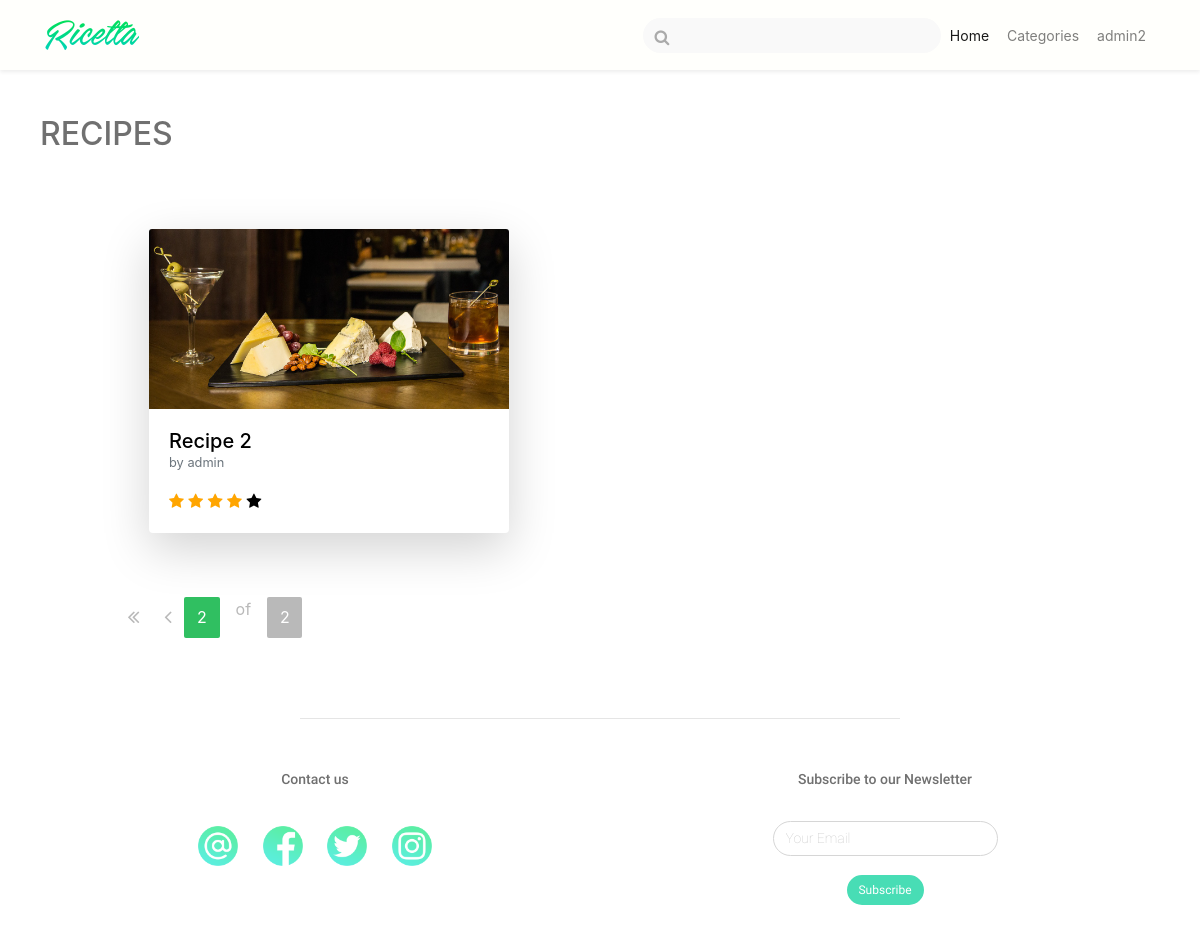
/recipelisttest?page=2 (signed in), run on an earlier commit of the app's database.
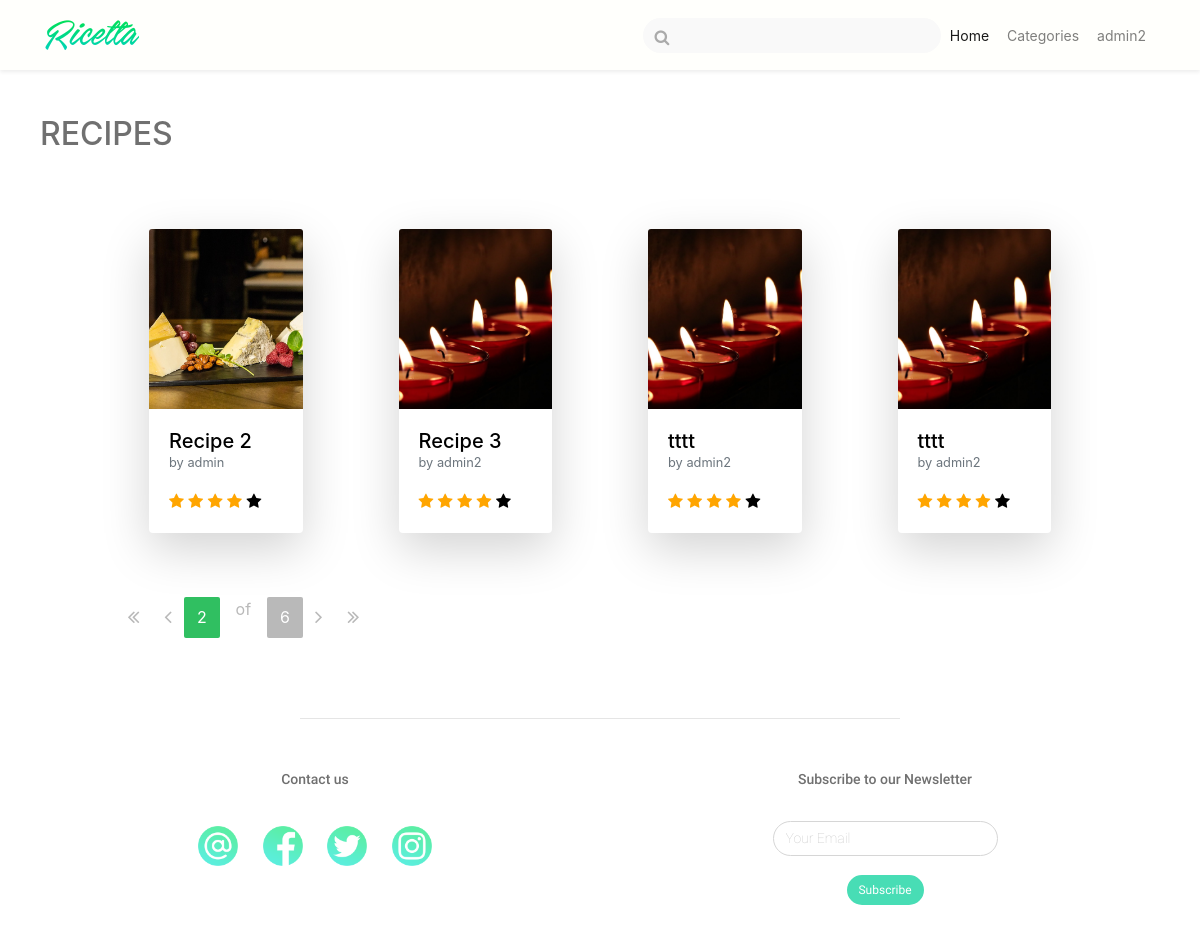
And on a later commit of the database.
### recipes/models.py (models this page shows, shortened)
class Recipe(models.Model):
    name = models.CharField(max_length=100)
    description = models.TextField(null=True)
    category = models.ForeignKey(Category, on_delete=models.SET_NULL, related_name='categories', null=True)
    date_added = models.DateTimeField(default=dt.now())
    added_by = models.ForeignKey(User, on_delete=models.CASCADE)
    servings = models.IntegerField(validators=[MinValueValidator(0)], null=False, default=0)
    prep_time = models.DurationField()
    cook_time = models.DurationField()
    read_time = models.DurationField()
    picture = models.ImageField(upload_to='recipe_img', null=True)
    is_archived = models.BooleanField(default=False)

### recipes/views.py (the view)
# urls.py: path('recipelisttest', views.recipe_list, name='testrecipe'),
@login_required
def recipe_list(request): #category_id
    recipe_list = Recipe.objects.all()
    page = request.GET.get('page', 1)
    paginator = Paginator(recipe_list, 4)
    try:
        recipes = paginator.page(page)
    except PageNotAnInteger:
        recipes = paginator.page(1)
    except EmptyPage:
        recipes = paginator.page(paginator.num_pages)
    return render(request, 'recipelisttest.html', {'latest_recipes': recipes})
    pass

### recipes/templates/recipelisttest.html (shortened to what this page needs)
{% extends 'base-2.html' %}
{% load static %}
{% block body %}
<div class="container-fluid nav-padding">
  <div class="header-normal">
      <h2 class="header2-font"> RECIPES </h2>
  </div>
  <div id="recipesHome" class="container-fluid">
      <div class="row py-5">
          <div class="card-deck px-3">
          {% for recipe in latest_recipes %}
              <div class="card shadow-lg mx-5">
                  <a href="{% url 'recipes:detail' recipe.id %}" class="a-des">
                      {% if recipe.picture %}
                          <img class="card-img-top" src="{{ recipe.picture.url }}" alt="Card image cap">
                      {% else %}
                          <img class="card-img-top" src="{% static 'img/salad.jpg' %}" alt="Card image cap">
                      {% endif %}
                      <div class="card-body">
                          <h5 class="card-title mb-0">{{ recipe.name|truncatechars:15 }}</h5>
                          <p class="card-text mt-0"><small class="text-muted">by {{ recipe.added_by }}</small></p>
                          <span class="fa fa-star checked"></span>
                          <span class="fa fa-star checked"></span>
                          <span class="fa fa-star checked"></span>
                          <span class="fa fa-star checked"></span>
                          <span class="fa fa-star"></span>
                      </div>
                  </a>
              </div>
          {% endfor %}
          </div>
      </div>
      <div class="pagination">
      {% if latest_recipes.has_previous %}
        <a class="pagination-action" href="?page=1">
        <i class="fa fa-angle-double-left" aria-hidden="true"></i>
        </a>
        <a class="pagination-action" href="?page={{ latest_recipes.previous_page_number }}">
          <i class="fa fa-angle-left" aria-hidden="true"></i>
        </a>
      {% endif %}
      <span class="pagination-current">{{ latest_recipes.number }}</span>
      <span class="pagination-of">of</span>
      <span class="pagination-total">{{ latest_recipes.paginator.num_pages }}</span>
      {% if latest_recipes.has_next %}
        <a class="pagination-action" href="?page={{ latest_recipes.next_page_number }}">
          <i class="fa fa-angle-right" aria-hidden="true"></i>
        </a>
        <a class="pagination-action" href="?page={{ latest_recipes.paginator.num_pages }}">
          <i class="fa fa-angle-double-right" aria-hidden="true"></i>
        </a>
      {% endif %}
    </div>
    </div>
</div>
{% endblock %}

### recipes/templates/base-2.html (shortened to what this page needs)
{% load static %}
<html>
    <head>
        <link href="//maxcdn.bootstrapcdn.com/font-awesome/4.7.0/css/font-awesome.min.css" rel="stylesheet">
        <link rel="stylesheet" type="text/css" href="{% static 'recipes/bootstrap-4.1.0-dist/css/bootstrap.min.css' %}">
        <link rel="stylesheet" type="text/css" href="{% static 'css/fonts.css' %}">
        <link rel="stylesheet" type="text/css" href="{% static 'css/pages.css' %}">
    </head>
    <body>
        <nav class="ricetta-nav navbar navbar-expand-md navbar-light shadow-sm fixed-top">
            <div class="container">
                <a class="navbar-brand font-stackyard ricetta-header-sm" href="#">Ricetta</a>
                <div class="collapse navbar-collapse" id="navbar">
                    <ul class="navbar-nav ml-auto align-center-items">
                        <li class="nav-item">
                            <div class="form-group has-search" style="margin-bottom: 0px !important;">
                                <input type="text" class="form-control search-des">
                            </div>
                        </li>
                        <li class="nav-item">
                            <a class="nav-link btn btn-sm btn-link active" href="#">
                            Home
                            </a>
                        </li>
                        <li class="nav-item">
                            <a class="nav-link btn btn-sm btn-link" href="#">
                            Categories
                            </a>
                        </li>
                        <li class="nav-item">
                            <a class="nav-link btn btn-sm btn-link" href="{% url 'recipes:user_detail' %}">
                            {{ request.user.username }}
                            </a>
                        </li>
                    </ul>
                </div>
            </div>
        </nav>
        {% block body %}{% endblock %}
        <footer class="ricetta-footer">
            <hr class = "ricetta-footer-hr ricetta-pages-hr">
            <div class="container">
                <div class="row">
                    <div class="col-md-6" style="text-align:center">
                        <p class="footer-text font-roboto-medium ricetta-font-color">Contact us</p>
                        <img src="../static/icon/Email Icon.png" class="footer-icon">
                        <img src="../static/icon/Facebook Icon.png" class="footer-icon">
                        <img src="../static/icon/Twitter Icon.png" class="footer-icon">
                        <img src="../static/icon/Insta Icon.png" class="footer-icon">
                    </div>
                    <div class="col-md-6" style="text-align:center">
                        <p class="footer-text font-roboto-medium ricetta-font-color">Subscribe to our Newsletter</p>
                        <input type="text" class="footer-textbox" name="sub-email" placeholder="Your Email">
                        <br />
                        <button class="footer-button">Subscribe</button>
                    </div>
                </div>
            </div>
        </footer>
    </body>
</html>

### recipes/static/css/pages.css (style rules this page uses)
html, body { height: 100%; }
.a-des { color: #000000 !important; text-decoration: none !important; }
.nav-padding { padding-top: 70px; }
.ricetta-header-sm { font-size: 40px !important; text-align: center; text-transform: none; background: linear-gradient( #00e70f 0%, #00ccff 100%); -webkit-background-clip: text; -webkit-text-fill-color: transparent; }
.ricetta-nav { padding-top: 0px !important; padding-bottom: 0px !important; background-color: rgba(255, 255, 252, 1) !important; }
.align-center-items { align-items: center; }
.search-des { padding-top: 5px; border: none !important; border-radius: 20px !important; background-color: rgb(249, 249, 249) !important; }
.has-search .form-control { padding-left: 2.375rem; }
.card-img-top { width: 100%; height: 15vw; object-fit: cover; }
.card { border: none !important; }
.header-normal { padding-top: 25px; padding-bottom:20px; padding-left:25px; font-size: 25px; text-transform: capitalize; }
#recipesHome { padding-left: 100px; padding-right: 100px; }
.header2-font { margin-top:20px; font-size: 32px; color: #707070 }
.pagination { text-align: center; margin-top: 1em; }
.pagination-current, .pagination-total { padding: 0.5em 0.8em; border-radius: 2px; color: #fff; background-color: #30BF61; }
.pagination-total { background-color: #B9B9B9; }
.pagination-action { margin: 0 0.1em; display: inline-block; padding: 0.5em 0.5em; color: #B9B9B9; font-size: 1.3em; }
.pagination-of { color: #B9B9B9; padding: 0 1em; }
.checked { color: orange; }
.ricetta-font-color { color: #707070; }
.ricetta-pages-hr { margin-top: 30px; margin-bottom: 50px; }
.ricetta-footer-hr { width:50%; }
.ricetta-footer { width:100%; padding-top:50px; padding-bottom:50px; }
.footer-text { font-size:14px; text-align:center; }
.footer-icon { width:40px; height:40px; margin-top:20px; margin-left:10px; margin-right:10px; }
.footer-button { border-radius: 20px; background-color: #48DDB5; border: solid 2px #48DDB5; color: white; font-family: 'Roboto'; font-size: 12px; padding-top: 4px; padding-bottom: 4px; padding-left: 10px; padding-right: 10px; text-align: center; text-decoration: none; display: inline-block; margin: 4px 2px; }
.footer-textbox { border-radius: 20px; border-style: solid; border-width: 1px; border-color: #d6d6d6; color: #707070; font-family: 'Roboto T'; font-size: 14px; padding-top: 6px; padding-bottom: 6px; padding-left: 12px; padding-right: 12px; margin-top: 15px; margin-bottom: 15px; width: 225px; }
.footer-textbox::placeholder { color: #c6c6c6; }

What changed in the data, as far as the page shows it:
added Recipe: picture (picture), name "Recipe 3", added_by "admin2"
added Recipe: picture (picture), name "tttt", added_by "admin2"
added Recipe: picture (picture), name "tttt", added_by "admin2"
Also different on the page:
{{ latest_recipes.paginator.num_pages }}: "2" → "6"
